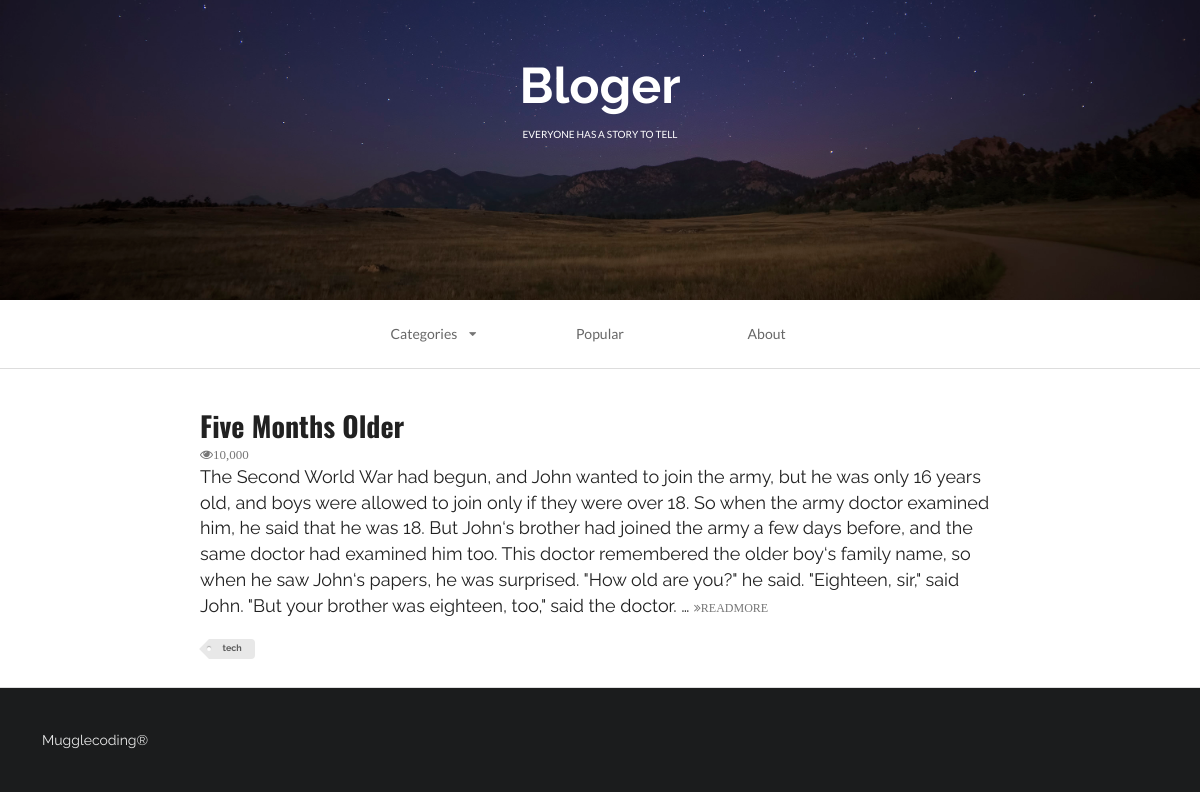
/index/?tag=tech, run on the app's committed database.
### firstapp/models.py (models this page shows, shortened)
class Article(models.Model):
    headline = models.CharField(null=True, blank=True, max_length=500)
    content = models.TextField(null=True, blank=True)
    TAG_CHOICES = (
        ('tech', 'Tech'),
        ('life', 'Life')
    )
    tag = models.CharField(null=True, blank=True, max_length=10, choices=TAG_CHOICES)

### firstapp/views.py (the view)
# urls.py: url(r'^index/', index, name='index'),
def index(request):
    queruset = request.GET.get('tag')
    if queruset:
        article = Article.objects.filter(tag=queruset)
    else:
        article = Article.objects.all()
    context = {}
    context['article_list'] = article
    return render(request, 'first_web_2.html', context)

### firstapp/templates/first_web_2.html (shortened to what this page needs)
<!DOCTYPE html>
{% load staticfiles%}
<html>
    <head>
        <link rel="stylesheet" href="{% static 'css/semantic.css' %}"  media="screen" title="no title" charset="utf-8">
    </head>
    <body>
        <div class="ui inverted vertical  segment masthead">
            <h1 class="ui center aligned header blogslogon" style="font-size:50px;font-family: 'Raleway', sans-serif!important;">
                Bloger
                <p class="ui sub header">
                    everyone has a story to tell
                </p>
            </h1>
        </div>
        <div class="ui container nav">
            <div class="ui borderless text three item menu ">
                <div class="ui simple dropdown  item">
                    Categories
                    <i class="dropdown icon"></i>
                </div>
                <a class="item">
                    Popular
                </a>
                <a class="item">
                    About
                </a>
            </div>
        </div>
        <div class="ui divider"></div>
        <div class="ui  vertical segment">
            {% for article in article_list %}
            <div class="ui container vertical segment">
                <a href="{% url 'detail' article.id %}">
                    <h1 class="ui header">
                        {{ article.headline }}
                    </h1>
                </a>
                <i class="icon grey small unhide">10,000</i>
                <p>
                    {{ article.content|truncatewords:100 }}
                    <a href="#">
                        <i class="angle tiny double grey right icon">READMORE</i>
                    </a>
                </p>
                <div class="ui mini  tag label">
                    {{ article.tag }}
                </div>
            </div>
            {% endfor %}
        </div>
        <div class="ui inverted  vertical very padded  segment">
            Mugglecoding®
        </div>
    </body>
</html>

### data on the page
Article: headline "Five Months Older", content "The Second World War had begun, and John wanted to join the army, but he was only 16 years old, and boys were allowed to join only if they were over 18. So when the army doctor examined him, he said that he was 18. But John‘s brother had joined the army a few days before, and the same doctor had examined him too. This doctor remembered the older boy‘s family name, so when he saw John‘s papers, he was surprised. \"How old are you?\" he said. \"Eighteen, sir,\" said John. \"But your brother was eighteen, too,\" said the doctor. …", tag "tech"
